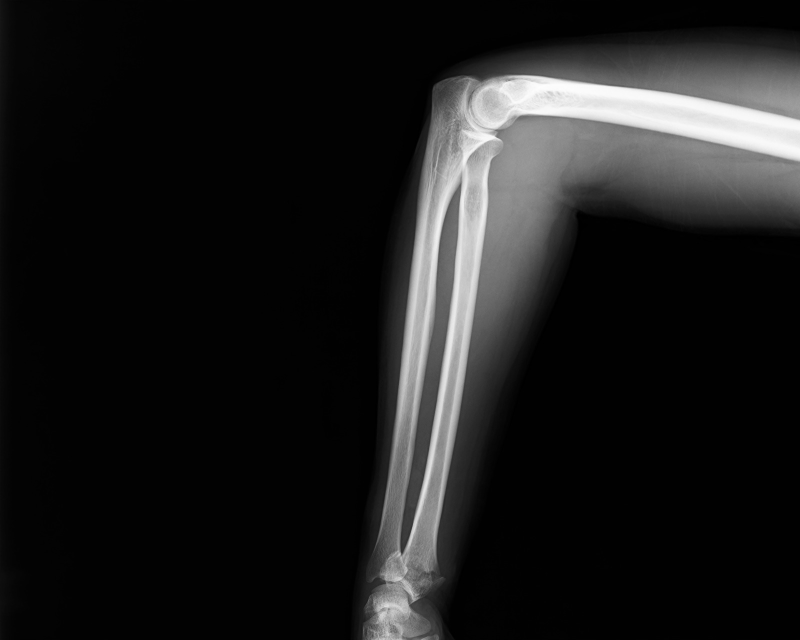
#> input picture multi-agent-single-model/sonnet5/ID002-xray_analysis/images/00_original.png, 1600 x 1280 px (shown at 1/2 size)
$ python 02_clahe_fatpad.py
#> lines starting #> are read from the running program, lines starting #| are printed output that depends on the picture
"""Analysis 2: ROI-limited CLAHE on the elbow joint region for fat-pad assessment."""
import cv2
import numpy as np
from PIL import Image
from common import ORIGINAL, IMAGES_DIR, JOINT_BOX
import os

im_gray = np.array(Image.open(ORIGINAL).convert("L"))
crop = im_gray[JOINT_BOX[1]:JOINT_BOX[3], JOINT_BOX[0]:JOINT_BOX[2]]
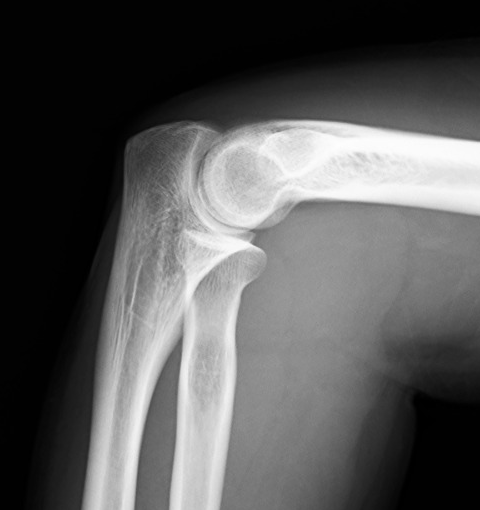
#> crop: shape (510, 480); min 0, max 254, mean 87.8

clahe = cv2.createCLAHE(clipLimit=2.0, tileGridSize=(8, 8))
enhanced = clahe.apply(crop)
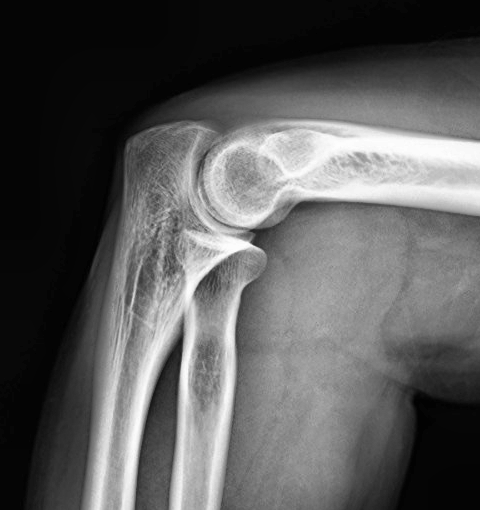
#> enhanced: shape (510, 480); min 1, max 254, mean 89.9

h, w = enhanced.shape
#> h = 510; w = 480
enhanced_up = cv2.resize(enhanced, (w * 3, h * 3), interpolation=cv2.INTER_CUBIC)
orig_up = cv2.resize(crop, (w * 3, h * 3), interpolation=cv2.INTER_CUBIC)

# side-by-side original vs enhanced for direct comparison
combo = np.concatenate([orig_up, enhanced_up], axis=1)
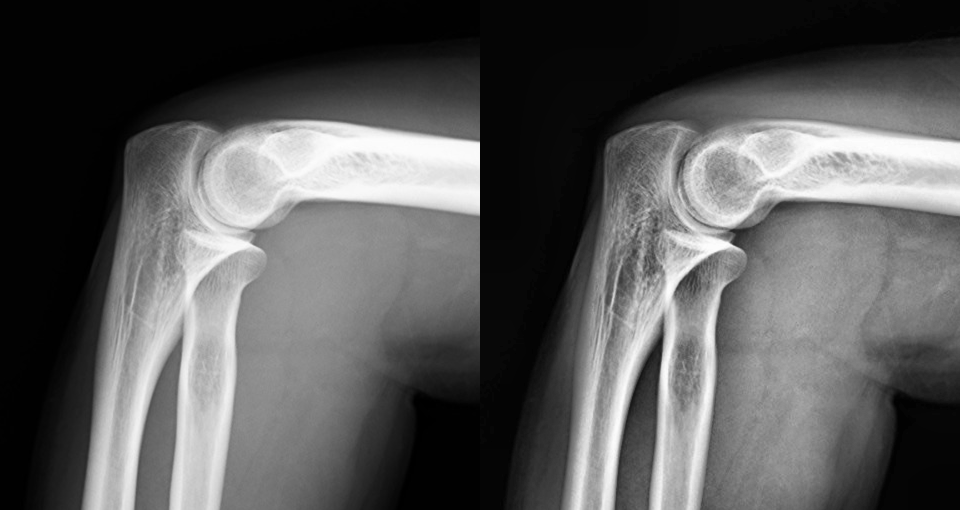
#> combo: shape (1530, 2880) (shown at 1/3 size); min 0, max 255, mean 88.8
out = os.path.join(IMAGES_DIR, "02_elbow_fatpad_clahe.png")
Image.fromarray(combo).save(out)
print("wrote", out, combo.shape)
#| wrote multi-agent-single-model/sonnet5/ID002-xray_analysis/images/02_elbow_fatpad_clahe.png (1530, 2880)

$ run again, with multi-agent-single-model/sonnet5/ID002-xray_analysis/images/01_elbow_joint_crop.png copied over multi-agent-single-model/sonnet5/ID002-xray_analysis/images/00_original.png
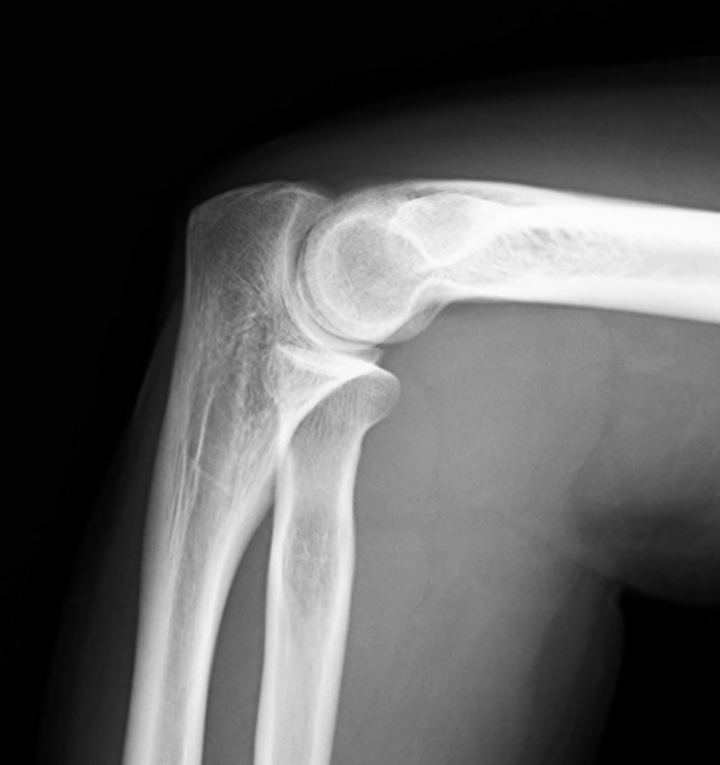
#> input picture multi-agent-single-model/sonnet5/ID002-xray_analysis/images/01_elbow_joint_crop.png, 1440 x 1530 px (shown at 1/2 size)
#> `enhanced = clahe.apply(crop)`:
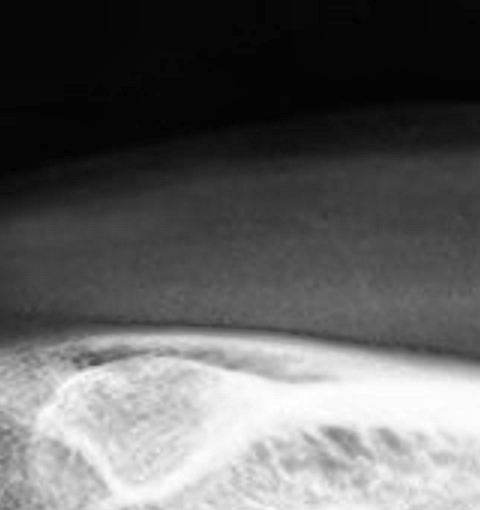
#> enhanced: shape (510, 480); min 1, max 254, mean 96.6
#> `combo = np.concatenate([orig_up, enhanced_up], axis=1)`:
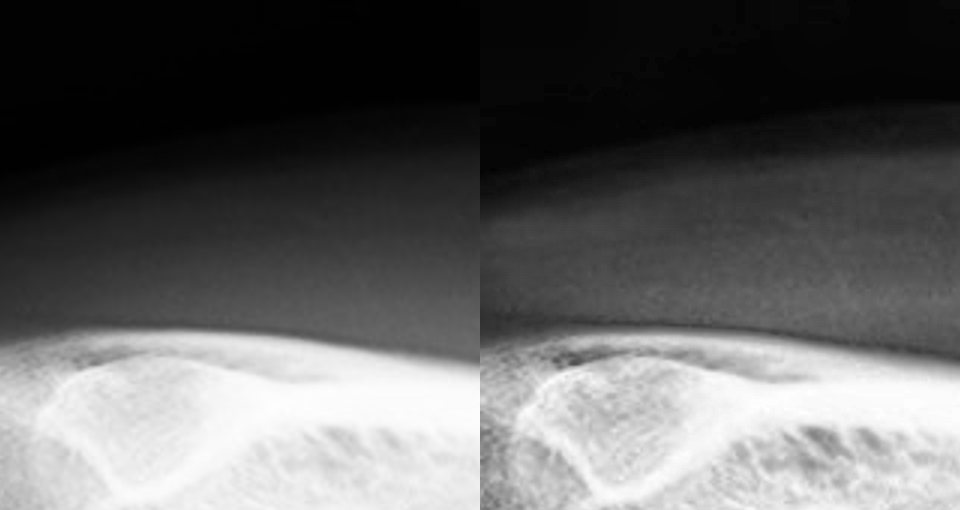
#> combo: shape (1530, 2880) (shown at 1/3 size); min 0, max 255, mean 95.9
#| wrote multi-agent-single-model/sonnet5/ID002-xray_analysis/images/02_elbow_fatpad_clahe.png (1530, 2880)
